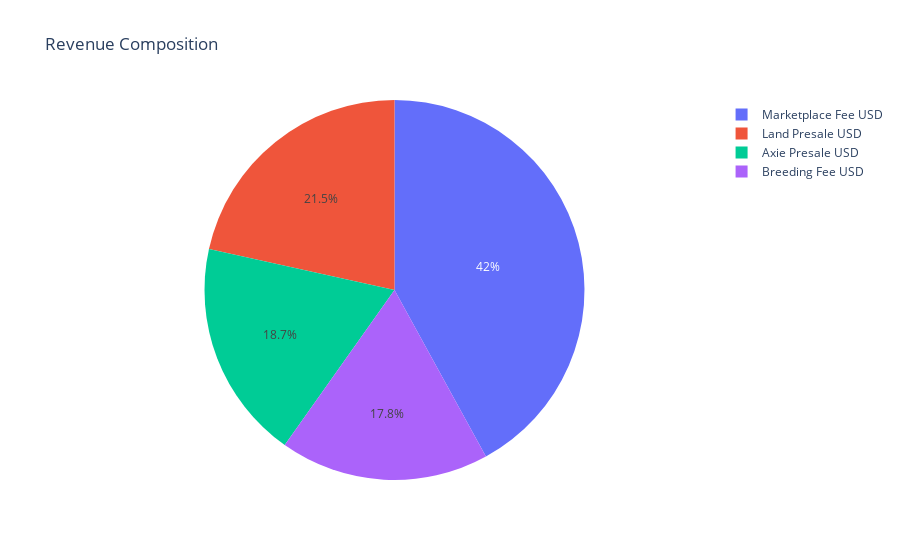

Notebook code for this chart:
### Code cell
#Take final row and produce pie chart showing composition of total revenue

revenue_pie_data = pd.DataFrame(revenue_df.iloc[-1])

fig_pie = px.pie(revenue_pie_data, values="2021-04-06", names=revenue_pie_data.index, title='Revenue Composition')
fig_pie.show()

### Figure 1 — Plotly figure (JSON) as saved in the notebook; plotly's stock layout.template omitted (floating-point values rounded to 4 significant figures)
{"data": [{"domain": {"x": [0, 1], "y": [0, 1]}, "hovertemplate": "index=%{label}<br>2021-04-06=%{value}<extra></extra>", "labels": ["Axie Presale USD", "Land Presale USD", "Marketplace Fee USD", "Breeding Fee USD"], "legendgroup": "", "name": "", "showlegend": true, "type": "pie", "values": [501700.0, 579400.0, 1130000.0, 478630]}], "layout": {"legend": {"tracegroupgap": 0}, "title": {"text": "Revenue Composition"}}}
